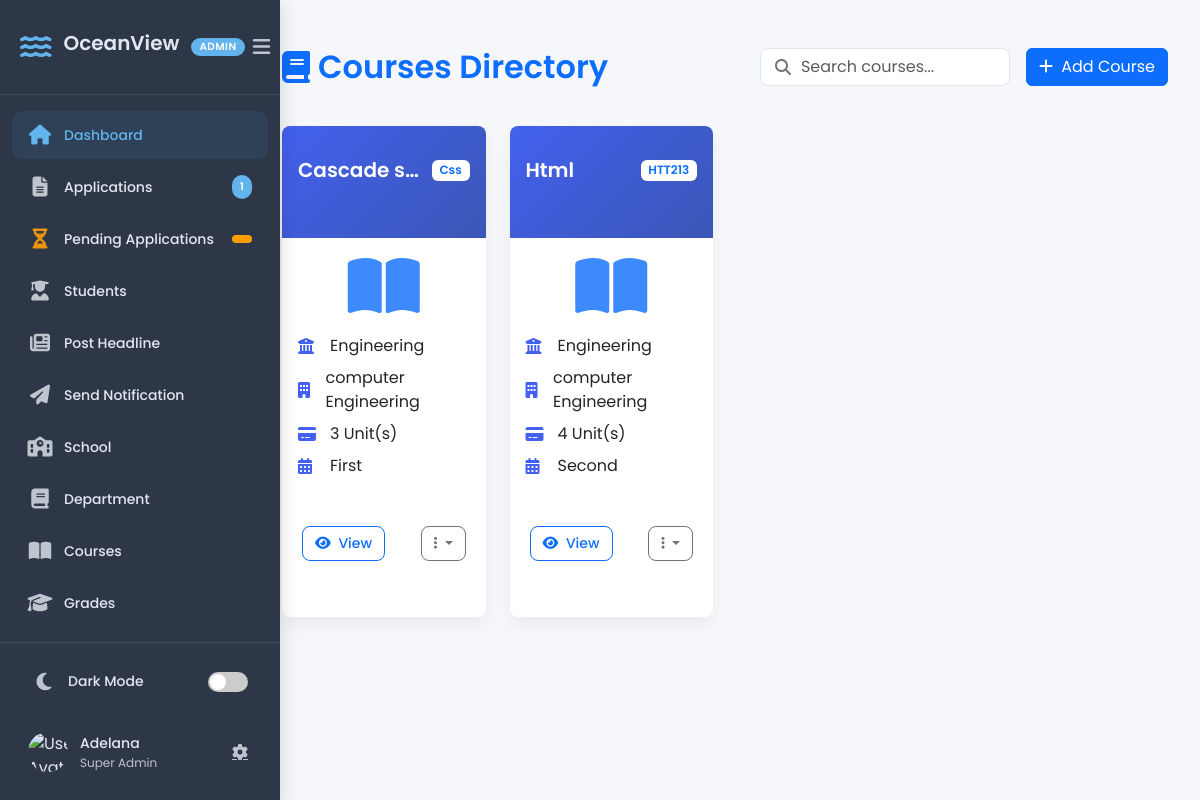
The page /course-list/ (signed in) on the database as committed earlier.
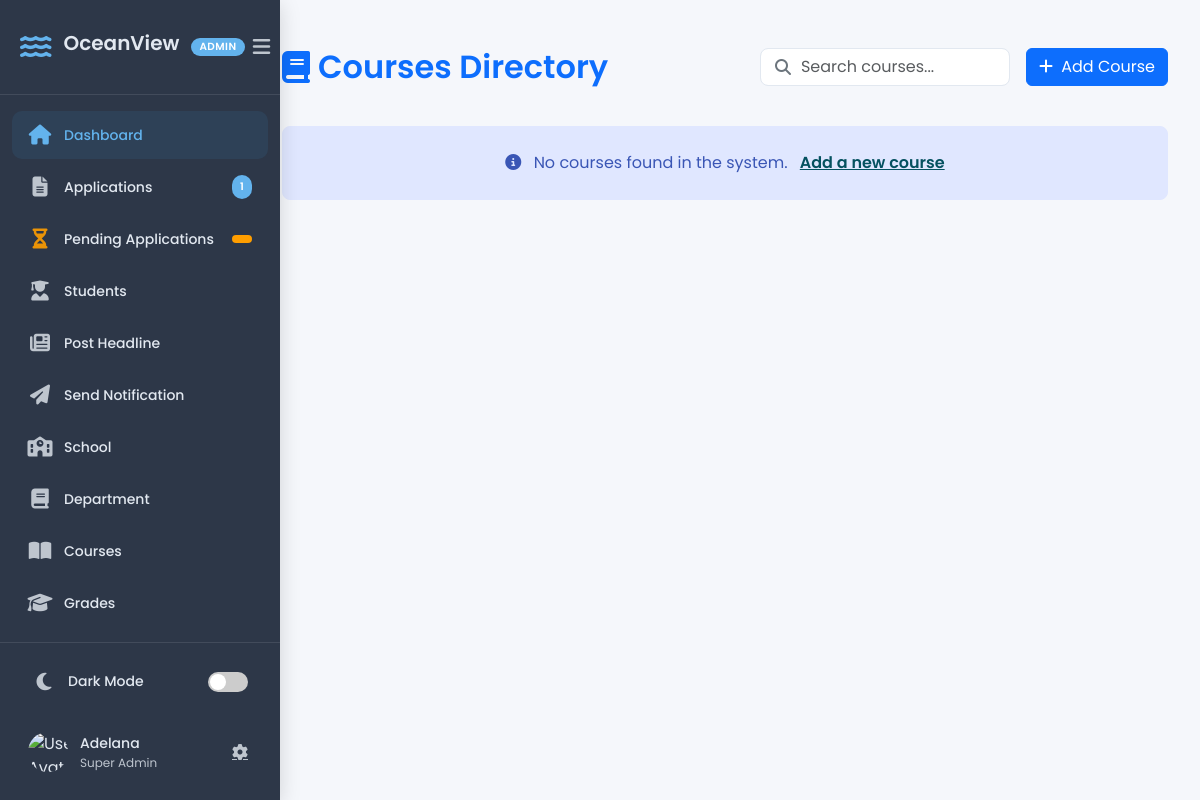
The same page on the database as committed later.
### portal/models.py (models this page shows, shortened)
class Course(models.Model):
    DAYS_OF_WEEK = [
        ('MON', 'Monday'),
        ('TUE', 'Tuesday'),
        ('WED', 'Wednesday'),
        ('THU', 'Thursday'),
        ('FRI', 'Friday'),
        ('SAT', 'Saturday'),
        ('SUN', 'Sunday'),
    ]
    TIME_SLOTS = [
        ('08:00AM', '08:00 AM'),
        ('09:00AM', '09:00 AM'),
        ('10:00AM', '10:00 AM'),
        ('11:00AM', '11:00 AM'),
        ('12:00PM', '12:00 PM'),
        ('13:00PM', '01:00 PM'),
        ('14:00PM', '02:00 PM'),
        ('15:00PM', '03:00 PM'),
        ('16:00PM', '04:00 PM'),
        ('17:00PM', '05:00 PM'),
    ]
    title = models.CharField(max_length=100)
    code = models.CharField(max_length=10, unique=True)
    unit = models.IntegerField()
    school = models.ForeignKey(School, on_delete=models.CASCADE, related_name="courses")
    department = models.ForeignKey(Department, on_delete=models.CASCADE, related_name="courses")
    semester = models.ForeignKey(Semester, on_delete=models.CASCADE, related_name="courses")
    lecturer = models.ForeignKey(Lecturer, on_delete=models.CASCADE, blank=True, null=True)
    days = MultiSelectField(choices=DAYS_OF_WEEK, blank=True, null=True)
    time = models.CharField(max_length=10, choices=TIME_SLOTS, blank=True, null=True)
    venue = models.CharField(max_length=100, blank=True, null=True)
    syllabus = models.FileField(upload_to="syllabus/", blank=True, null=True)

class School(models.Model):
    name = models.CharField(max_length=100, unique=True)

class Department(models.Model):
    name = models.CharField(max_length=100)
    school = models.ForeignKey(School, on_delete=models.CASCADE, related_name="departments")

class Semester(models.Model):
    name = models.CharField(max_length=20)  # "First" or "Second"
    year = models.ForeignKey(Year, on_delete=models.CASCADE, related_name="semesters")
    class Meta:
        unique_together = ("name", "year")  # Ensure each year has only one "First" & "Second"

### crm/views.py (the view)
# urls.py: path("course-list/", course_view, name = "course_list" ),
@login_required
def course_view(request):
    allowed_groups = ['Class Adviser', 'HOD (Head of Department)', 'Dean']
    if not request.user.is_superuser and not request.user.groups.filter(name__in=allowed_groups).exists():
       return HttpResponseForbidden("You do not have permission to view this applicant.")
    courses = Course.objects.all()
    total_applications = Application.objects.count()
    return render(request, 'crm/course_list.html', {'courses':courses, 'total_applications': total_applications})

### crm/context_processors.py (called while the page is built)
def user_roles(request):
    if request.user.is_authenticated:
        groups = request.user.groups.values_list("name", flat=True)
        return {"user_groups": groups}
    return {}

### crm/templates/crm/course_list.html (shortened to what this page needs)
{% load static %}
<!DOCTYPE html>
<html lang="en">
<head>
    <link rel="stylesheet" href="https://cdn.jsdelivr.net/npm/bootstrap@5.3.0/dist/css/bootstrap.min.css">
    <link rel="stylesheet" href="https://cdnjs.cloudflare.com/ajax/libs/font-awesome/6.0.0/css/all.min.css">
    <link rel="stylesheet" href="{% static 'crm/css/course_list.css' %}">
</head>
<body>
    {% include 'crm/sidebar.html' %}
    <div class="main-content">
        <div class="d-flex justify-content-between align-items-center mb-4">
            <h2 class="text-primary mb-0">
                <i class="fas fa-book me-2"></i>Courses Directory
            </h2>
            <div class="d-flex">
                <div class="search-container me-3">
                    <i class="fas fa-search"></i>
                    <input type="text" class="form-control search-input" placeholder="Search courses..." id="searchInput">
                </div>
                <a href="{% url 'add_course'   %}" class="btn btn-primary">
                    <i class="fas fa-plus me-1"></i> Add Course
                </a>
            </div>
        </div>
        <div class="row">
            {% for course in courses %}
            <div class="col-xl-3 col-lg-4 col-md-6 mb-4">
                <div class="card course-card h-100">
                    <div class="card-header bg-primary text-white py-3">
                        <div class="d-flex justify-content-between align-items-center">
                            <h5 class="mb-0">{{ course.title }}</h5>
                            <span class="badge bg-white text-primary">{{ course.code }}</span>
                        </div>
                    </div>
                    <div class="card-body">
                        <div class="text-center mb-3">
                            <i class="fas fa-book-open fa-4x course-icon text-primary"></i>
                        </div>
                        <div class="course-details">
                            <p class="mb-2">
                                <i class="fas fa-university detail-icon"></i>
                                {{ course.school.name }}
                            </p>
                            <p class="mb-2">
                                <i class="fas fa-building detail-icon"></i>
                                {{ course.department.name }}
                            </p>
                            <p class="mb-2">
                                <i class="fas fa-credit-card detail-icon"></i>
                                {{ course.unit }} Unit(s)
                            </p>
                            <p class="mb-0">
                                <i class="fas fa-calendar-alt detail-icon"></i>
                                {{ course.semester.name }}
                            </p>
                        </div>
                    </div>
                    <div class="card-footer bg-transparent border-top-0">
                        <div class="d-flex justify-content-between">
                            <a href="#" class="btn btn-sm btn-outline-primary">
                                <i class="fas fa-eye me-1"></i> View
                            </a>
                            <div class="dropdown">
                                <button class="btn btn-sm btn-outline-secondary dropdown-toggle"
                                        type="button" data-bs-toggle="dropdown">
                                    <i class="fas fa-ellipsis-v"></i>
                                </button>
                            </div>
                        </div>
                    </div>
                </div>
            </div>
            {% empty %}
            <div class="col-12">
                <div class="alert alert-info text-center py-4">
                    <i class="fas fa-info-circle me-2"></i> No courses found in the system.
                    <a href="{% url 'add_course' %}" class="alert-link ms-2">Add a new course</a>
                </div>
            </div>
            {% endfor %}
        </div>
    </div>
</body>
</html>

Rows that differ between the two databases and show on the page:
removed Course: title "Cascade s…", code "Css", school.name "Engineering", department.name "computer Engineering", unit "3", semester.name "First"
removed Course: title "Html", code "HTT213", school.name "Engineering", department.name "computer Engineering", unit "4", semester.name "Second"
Other text that changed with them:
text now shown: "No courses found in the system. Add a new course"
